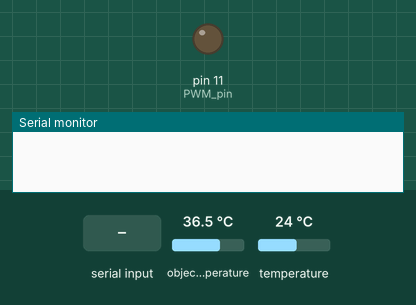
This sketch was run on a simulated Arduino Uno, built with avr-gcc and run on an emulated ATmega328P. Parts: output pins drawn as LEDs (lit = HIGH), the last lines printed to the serial monitor. The test bench sets the inputs (shaded band); at power-on: object temperature 36.5 °C, temperature 24 °C.

Above: at 1.2 s.
1.3 s: "90,45\n" received over Serial
At 16.5 s:
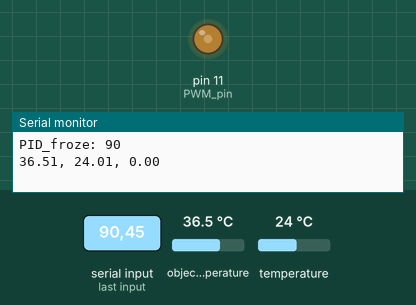
Timing chart, 0 to 16.8 s (numbered marks = the images above; inputs shaded):
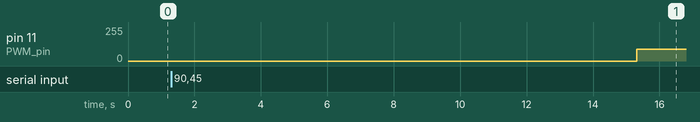

The sketch:

HeatChips_Arduino_Program_withMatlabOutput.ino
```cpp
// This program is used to control a heating system in which the temperature is measured by an infrared MLX90614 sensor.
// The program:
//1. reads the temperatures from the sensor
//2. computes a PID output by comparing the measure with the setpoint and send it to a pin as a PWM signal (0-255)
//3. prints the temperature in a format read by the read_HeatChips.m matlab script associated with the file and available at https://github.com/TAspert/HeatChips, and plot all the relevant informations
// Before uploading the program to the arduino board, you must download the PID_v1.h (https://playground.arduino.cc/Code/PIDLibrary/) and Adafruit_MLX90614.h (https://github.com/adafruit/Adafruit-MLX90614-Library) libraries from the menu of your Arduino software (Tools -> Library manager).
// More information at https://github.com/TAspert/HeatChips
// Contact: theo.aspert@gmail.com

#include <Wire.h>
#include <PID_v1.h>
#include <Adafruit_MLX90614.h>


//***** PID VALUES, CHANGE THE PID VALUES IN THE LINES BELOW *****//
int kp=50; // P coefficient. Increasing P decreases the time to equilibrium but increases the overshoot. A value too high will lead to oscillations.
int ki=10; // I coefficient. Increase if a static error exists (error at equilibrium). A value too high will increase overshooting and create oscillations
int kd=0; // D coefficient, keep =0 for non-experts.

//***** SET TEMPERATURE, CHANGE THE SETPOINT IN THE LINE BELOW *****//
double set_temperature=30; // Set temperature, in °C

//***** READING FREQUENCY, CHANGE IT IN THE LINES BELOW *****//
int readfreq=10; //The probe reads the temperature every second for readfreq seconds, averages the value, and send it to the PWN output computation. Decreasing this value would increase temporal resolution and modify the Integral response (I parameter would need to be adapted)

//
double maxtemp=40; //maximum object temperature allowed before considering it as aberrant measurment
//************************END OF CUSTOMISATION******************************//


int PWM_pin=11; // Pin to which the PWM output is sent. Connect this pin to the MOSFET gate
int Vref=5;
double timer=0;
double temperature_read;
double temperature_mean;


float PID_error=0;
double PID_value=0;
String PID_frozeStr="";
long PID_froze=150;

Adafruit_MLX90614 mlx = Adafruit_MLX90614();
PID myPID(&temperature_mean, &PID_value, &set_temperature, kp, ki, kd,DIRECT);


void setup() {
  Serial.begin(9600);
  myPID.SetMode(AUTOMATIC);
  mlx.begin();
}

void loop() {

  //=====if Matlab paused, use fixed PID_value=====
  timer=millis();
  while(!Serial.available() ){
    //Threshold timer necessary because serial is always unavailable for a few µs in normal conditions
    if (millis()-timer>5000){
      PID_value=PID_froze;
      analogWrite(PWM_pin,PID_value);
    }
  }
  PID_frozeStr=Serial.readStringUntil('\n');
  PID_froze=PID_frozeStr.toInt();

  Serial.print("PID_froze: ");
  Serial.println(PID_froze);
  //=====END Matlab paused=====

  //*******read temperature during readfreq seconds and averages********//
  temperature_read = mlx.readObjectTempC();
  for (int i=1; i<readfreq; i++){
    delay(1000);
    temperature_read=temperature_read+mlx.readObjectTempC();}

  temperature_mean=(temperature_read)/readfreq;

  //*******Compute PID********//
  if (temperature_mean>0 && temperature_mean<maxtemp){// && freeze==0){
    myPID.Compute();
    analogWrite(PWM_pin,PID_value);
  }

  //*******print object temperature********//
  Serial.print(temperature_mean);
  Serial.print(", ");
  //*******print ambient temperature value********//
  Serial.print(mlx.readAmbientTempC());
  //*******print PWM value********//
  Serial.print(", ");
  Serial.println(PID_value);
  //delay(500);

}
```

Measured:
- after the input at 1.3 s, pin 11 (PWM_pin): 0/255 → 90/255 after 14.0 s
